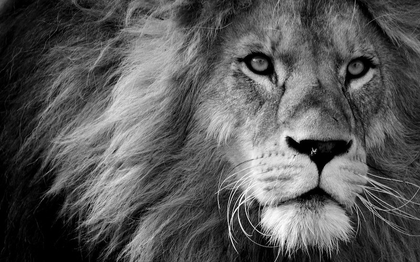
%> input picture hw4/lion.png, 420 x 262 px, shrunk from 800 x 499 before the run
$ octave hw4.m   (GNU Octave 9; MATLAB toolbox functions it lacks are replaced by stand-ins)
%> lines starting %> are read from the running program, lines starting %| are printed output that depends on the picture; in (x1, y1, x2, y2) boxes, pixels count from 0 and x2, y2 are one past the last pixel; in counts of white or black regions, pixels touching at a corner belong together; the program's own positions count from 1
im = imread('lion.png');
%> im is the input picture: size 262x420 uint8; min 0, max 255, mean 88

x = im;
y = zeros(size(x));
for c_channel = 1:size(x,3)
    for i = 1:size(x,1)
        for j = 1:size(x,2)
            if(j>1)
                y(i,j,c_channel) = x(i,j-1,c_channel);
            else
                if(i>1)
                    y(i,j,c_channel) = y(i-1,j,c_channel);
                else
                    y(i,j,c_channel) = y(i+1,j+1,c_channel);
                end
            end
        end
    end
end
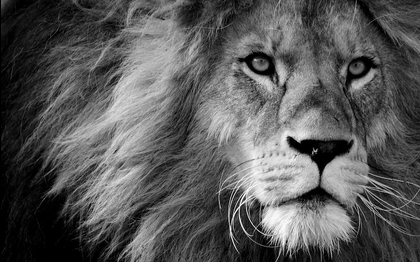
%> y: size 262x420 double; min 0, max 255, mean 87.8
h = ones(3,3)/9;
x = imfilter(x,h);
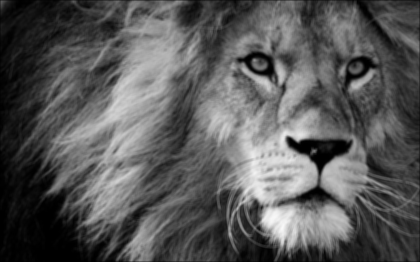
%> x: size 262x420 uint8; min 0, max 249, mean 87.8
y = imfilter(y,h);
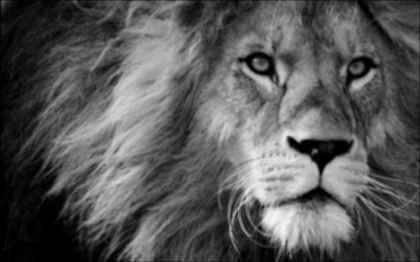
%> y: size 262x420 double; min 0, max 249.1, mean 87.7
x = reshape(x,1,[]);
y = reshape(y,1,[]);
subplot(1, 2, 1);
scatter(x, y);
xlabel('Pixel Intensity Value')
ylabel('Left Pixel Intensity Value')


x = im;
y = zeros(size(x));
n = size(x,1);
%> n = 262
m = size(x,2);
%> m = 420
for c_channel = 1:size(x,3)
    for i = 2:n-1
        for j = 2:m-1
            y(i,j,c_channel)=(x(i,j-1,c_channel) + x(i,j+1,c_channel) + x(i-1,j,c_channel) +x(i+1,j,c_channel))/4;
        end
    end
end
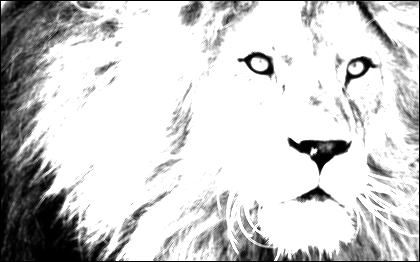
%> y: size 262x420 double; min 0, max 64, mean 51.8; drawn with min black and max white
for c_channel = 1:size(x,3)
    for i = 2:n-1
        y(i,1,c_channel) = (x(i-1,1,c_channel) + x(i+1,1,c_channel) + x(i,2,c_channel) + x(i,m,c_channel))/4;
        y(i,m,c_channel) = (x(i-1,m,c_channel) + x(i+1,m,c_channel) + x(i,m-1,c_channel) + x(i,1,c_channel))/4;
    end
    for j = 2:m-1
        y(1,j,c_channel) = (x(1,j-1,c_channel) + x(1,j+1,c_channel) + x(2,j,c_channel) + x(n,j,c_channel))/4;
        y(n,j,c_channel) = (x(n,j-1,c_channel) + x(n,j+1,c_channel) + x(n-1,j,c_channel)+ x(1,j,c_channel))/4;
    end
    y(1,1,c_channel) = (x(1,2,c_channel) + x(2,1,c_channel) + x(1,m,c_channel) + x(n,1,c_channel))/4;
    y(n,1,c_channel) = (x(n-1,1,c_channel) + x(n,2,c_channel) + x(n,m,c_channel) + x(1,1,c_channel))/4;
    y(1,m,c_channel) = (x(1,m-1,c_channel) + x(2,m,c_channel) + x(1,1,c_channel) + x(n,1,c_channel))/4;
    y(n,m,c_channel) = (x(n-1,m,c_channel) + x(n,m-1,c_channel) + x(1,m,c_channel) + x(n,1,c_channel))/4;
end
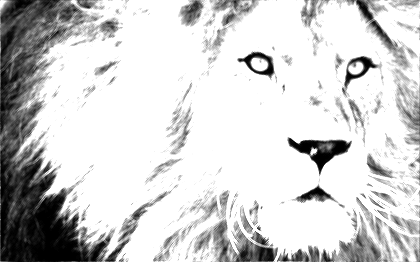
%> y: size 262x420 double; 1.24% of pixels changed, all inside (x1, y1, x2, y2) = (0, 0, 420, 262); drawn with min black and max white
h = ones(3,3)/9;
x = imfilter(x,h);
y = imfilter(y,h);
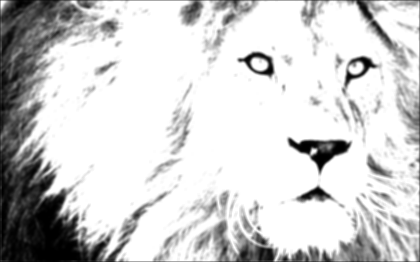
%> y: size 262x420 double; min 0, max 64, mean 52.1; drawn with min black and max white
len = size(x);
%> len = [262 420]
x = reshape(x,1,[]);
y = reshape(y,1,[]);
subplot(1, 2, 2);
scatter(x, y);
xlim([0 100]);

xlabel('Pixel Intensity Value')
ylabel('Neighboring Pixels Average Intensity Value')
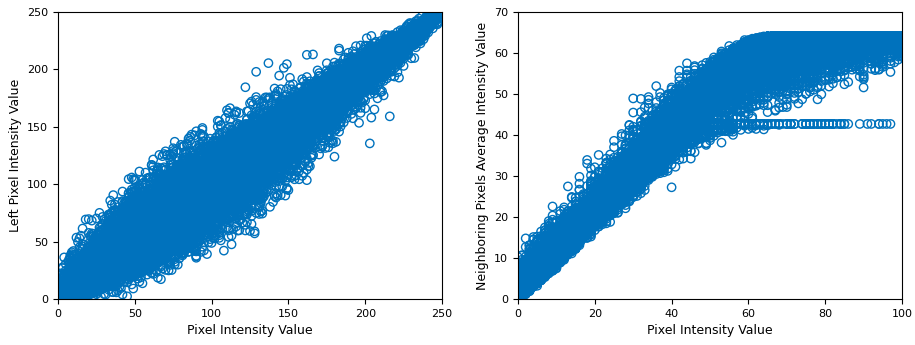
%> figure redrawn from the program's plot data, 2 panels
